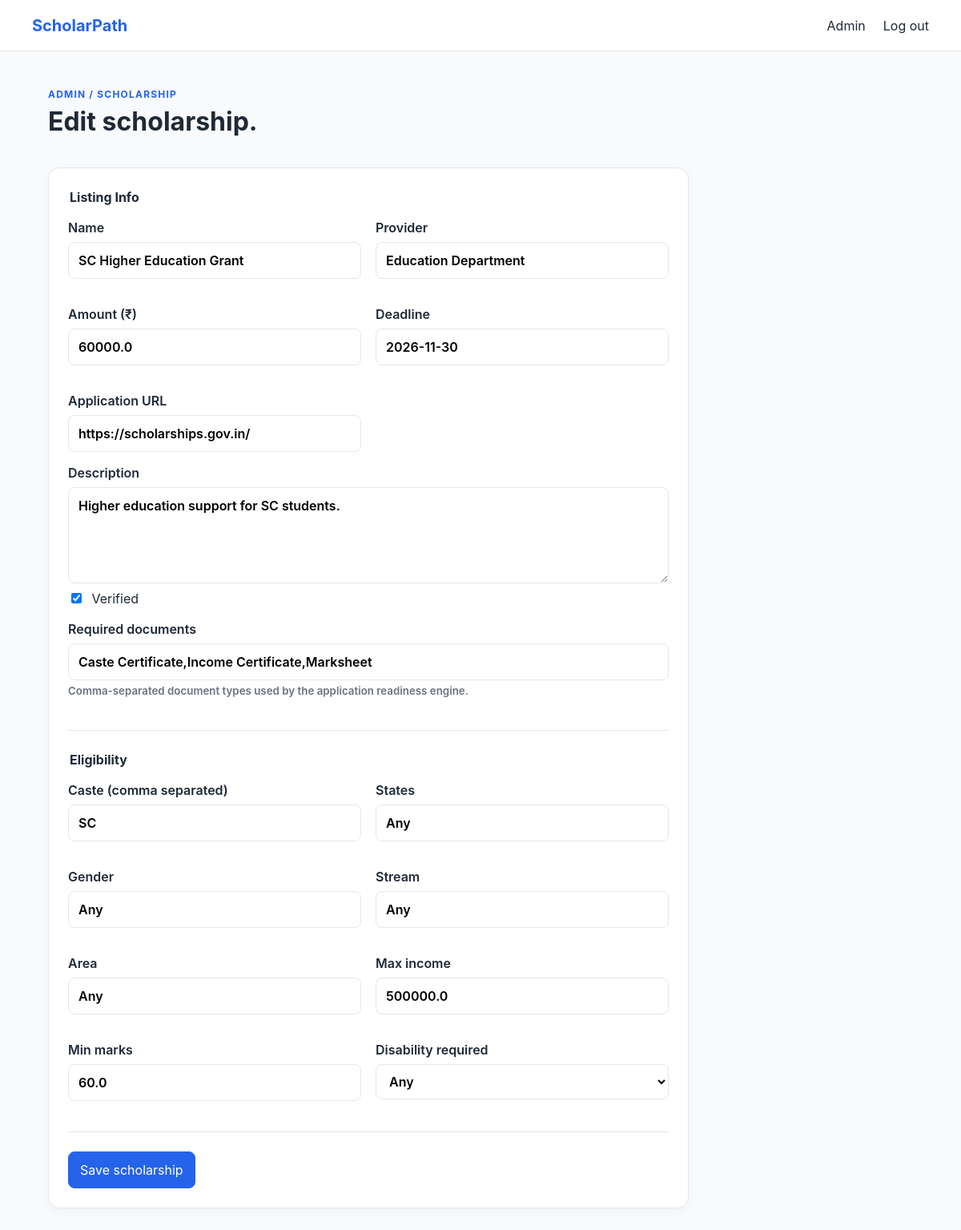
Screenshot of /admin/scholarship/edit/2 (signed in) with the database file from the repository.
### models.py (models this page shows)
class Scholarship(db.Model):
    id = db.Column(db.Integer, primary_key=True)
    name = db.Column(db.String(200), nullable=False)
    provider = db.Column(db.String(160), nullable=False)
    amount = db.Column(db.Float, default=0)
    deadline = db.Column(db.String(40))
    url = db.Column(db.String(500))
    description = db.Column(db.Text)
    verified = db.Column(db.Boolean, default=False)
    allowed_caste = db.Column(db.String(200), default='Any')
    max_income = db.Column(db.Float)
    min_marks = db.Column(db.Float)
    allowed_states = db.Column(db.String(300), default='Any')
    allowed_gender = db.Column(db.String(80), default='Any')
    allowed_stream = db.Column(db.String(200), default='Any')
    disability_required = db.Column(db.Boolean)
    allowed_area = db.Column(db.String(120), default='Any')
    required_documents = db.Column(db.Text, default='')

### app.py (the view, shortened to what this page needs)
@app.route('/admin/scholarship/add', methods=['GET','POST'])
@app.route('/admin/scholarship/edit/<int:sid>', methods=['GET','POST'])
@admin_required
def admin_scholarship(sid=None):
    s=Scholarship.query.get_or_404(sid) if sid else Scholarship()
    return render_template('admin_scholarship_form.html', s=s)

### app.py (called while the page is built)
def current_student(): return Student.query.get(session.get('student_id')) if session.get('student_id') else None

def admin_required(f):
    @wraps(f)
    def w(*a, **kw):
        if not session.get('admin_id'): return redirect(url_for('home'))
        return f(*a, **kw)
    return w

@app.context_processor
def inject(): return {'student': current_student()}

### templates/admin_scholarship_form.html
{% extends 'base.html' %}{% block title %}Scholarship · Admin{% endblock %}{% block content %}<div class="page-head"><div><span class="eyebrow">ADMIN / SCHOLARSHIP</span><h1>{{'Edit' if s.id else 'Add'}} scholarship.</h1></div></div><form class="card form" method="post"><input type="hidden" name="csrf_token" value="{{csrf_token()}}"><fieldset><legend>Listing Info</legend><div class="grid"><label>Name<input name="name" required value="{{s.name or ''}}"></label><label>Provider<input name="provider" required value="{{s.provider or ''}}"></label><label>Amount (₹)<input name="amount" type="number" value="{{s.amount or ''}}"></label><label>Deadline<input name="deadline" value="{{s.deadline or ''}}"></label><label>Application URL<input name="url" value="{{s.url or ''}}"></label></div><label>Description<textarea name="description">{{s.description or ''}}</textarea><label class="check"><input type="checkbox" name="verified" {{'checked' if s.verified}}> Verified</label><label>Required documents <input name="required_documents" value="{{s.required_documents or ''}}" placeholder="Marksheet, Income Certificate, Bank Passbook"><small>Comma-separated document types used by the application readiness engine.</small></label></fieldset><fieldset><legend>Eligibility</legend><div class="grid"><label>Caste (comma separated)<input name="allowed_caste" value="{{s.allowed_caste or 'Any'}}"></label><label>States<input name="allowed_states" value="{{s.allowed_states or 'Any'}}"></label><label>Gender<input name="allowed_gender" value="{{s.allowed_gender or 'Any'}}"></label><label>Stream<input name="allowed_stream" value="{{s.allowed_stream or 'Any'}}"></label><label>Area<input name="allowed_area" value="{{s.allowed_area or 'Any'}}"></label><label>Max income<input name="max_income" type="number" value="{{s.max_income or ''}}"></label><label>Min marks<input name="min_marks" type="number" value="{{s.min_marks or ''}}"></label><label>Disability required<select name="disability_required"><option value="any">Any</option><option value="yes" {{'selected' if s.disability_required is true}}>Yes</option><option value="no" {{'selected' if s.disability_required is false and s.disability_required is not none}}>No</option></select></label></div></fieldset><button class="primary">Save scholarship</button></form>{% endblock %}

### static/style.css (style rules this page uses)
:root { --primary:#2563EB;--success:#16A34A;--danger:#DC2626;--warning:#D97706;--text:#1F2937;--muted:#6B7280;--bg:#F9FAFB;--surface:#fff;--border:#E5E7EB }
* { box-sizing:border-box }
body { margin:0;background:var(--bg);color:var(--text);font:16px/1.5 -apple-system,BlinkMacSystemFont,"Segoe UI",Roboto,sans-serif }
h1 { font-size:32px;line-height:1.15;margin:6px 0 10px }
.eyebrow { font-size:12px;font-weight:700;letter-spacing:.1em;color:var(--primary) }
button,.linkbtn,.secondary { font:inherit;border:1px solid var(--border);background:#fff;border-radius:8px;padding:10px 14px;cursor:pointer;text-decoration:none;color:var(--text);display:inline-block }
.primary { background:var(--primary);border-color:var(--primary);color:#fff }
.auth-card,.card { background:var(--surface);border:1px solid var(--border);border-radius:14px;padding:24px;box-shadow:0 3px 14px rgba(15,23,42,.04) }
.form { max-width:800px }
.form fieldset { border:0;padding:0 0 24px;margin:0 0 24px;border-bottom:1px solid var(--border) }
legend { font-weight:700;margin-bottom:14px }
.grid { display:grid;grid-template-columns:1fr 1fr;gap:18px }
label { display:block;font-weight:600;margin-bottom:14px }
input,select,textarea { width:100%;margin-top:6px;min-height:44px;border:1px solid var(--border);border-radius:8px;padding:10px 12px;font:inherit;background:#fff }
textarea { min-height:120px }
small { color:var(--muted) }
.choice label,.check { font-weight:400 }
.choice input,.check input { width:auto;min-height:auto;margin-right:8px }
.page-head { display:flex;justify-content:space-between;align-items:flex-start;gap:20px;margin-bottom:28px }

### rows the page displays
Scholarship: name "SC Higher Education Grant", provider "Education Department", amount "60000.0", deadline "2026-11-30", url "https://scholarships.gov.in/", description "Higher education support for SC students.", required_documents "Caste Certificate,Income Certificate,Marksheet", allowed_caste "SC", allowed_states "Any", allowed_gender "Any", allowed_stream "Any", allowed_area "Any", max_income "500000.0", min_marks "60.0"

### other values shown
{{ 'Edit' if s.id else 'Add' }} "Edit"
